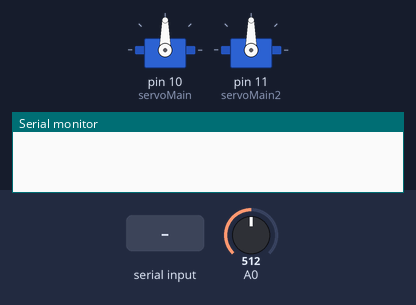
Recording of a sketch running on a simulated Arduino Uno, built with avr-gcc and run on an emulated ATmega328P. Parts: 2 × servo, the last lines printed to the serial monitor. The inputs (shaded band) are chosen by the test bench; at power-on: A0 = 512.

Above: at 1.2 s.
1.3 s: "30,150\n" received over Serial
At 2.0 s:
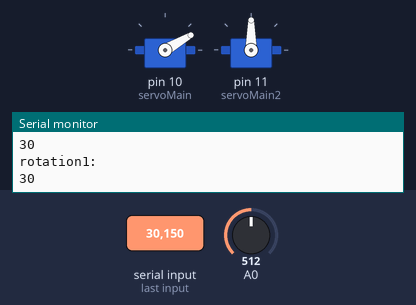
2.8 s: "5\n" received over Serial
At 4.0 s:
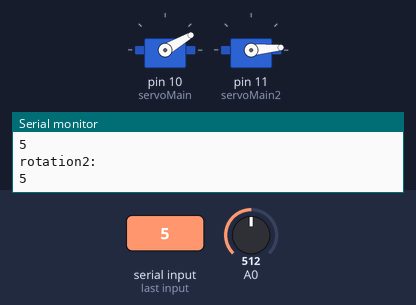
4.3 s: "90,45\n" received over Serial
At 5.5 s:
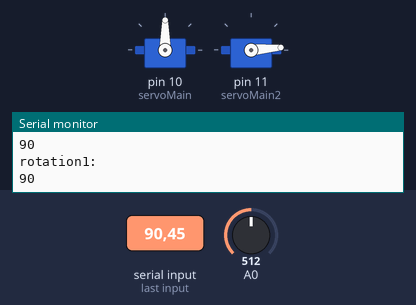
5.8 s: "200\n" received over Serial
At 6.5 s:
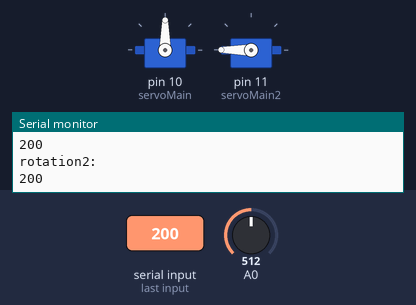
7.3 s: "1,90\n" received over Serial
At 7.7 s:
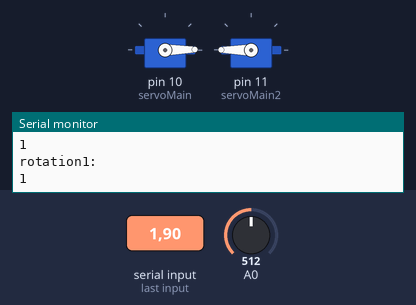
8.8 s: "1,90,45\n" received over Serial
At 9.3 s:
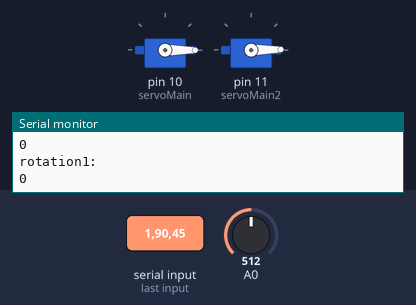
Timing chart, 0 to 11.3 s (numbered marks = the images above; inputs shaded):
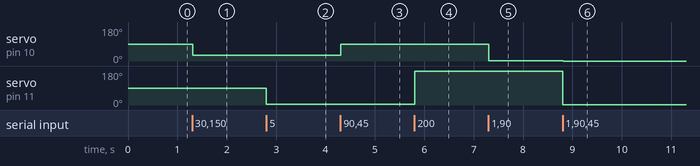

Measured:
- after the input at 1.3 s, servo on pin 10 (servoMain): 90° → 30° at once
- after the input at 2.8 s, servo on pin 11 (servoMain2): 90° → 5° at once
- after the input at 4.3 s, servo on pin 10 (servoMain): 30° → 90° at once
- after the input at 5.8 s, servo on pin 11 (servoMain2): 5° → 180° at once
- after the input at 7.3 s, servo on pin 10 (servoMain): 90° → 1° at once
- after the input at 8.8 s, servo on pin 10 (servoMain): 1° → 0° at once; servo on pin 11 (servoMain2): 180° → 1° at once

The sketch:

servo_rotating_to_val.ino
```cpp
/*
Arduino Servo Test sketch
*/
#include <Servo.h>
Servo servoMain; // Define our Servo
Servo servoMain2; // Define our Servo

int button = 7;
int buttonState = 0;
int angularSpeed = 5;
int rotation = 0;


void setup()
{
   servoMain.attach(10); // servo on digital pin 10
   servoMain2.attach(11); // servo on digital pin 10
   pinMode(button, INPUT); //read button
   Serial.begin(9600);
}

void loop()
{
   //First Motor
   char buffer[] = {' ',' ',' ',' ',' ',' ',' '}; // Receive up to 7 bytes
   while (!Serial.available()); // Wait for characters
   Serial.readBytesUntil('\n', buffer, 7);
   int incomingValue = atoi(buffer);
   Serial.println(incomingValue);

   float sensorValue = analogRead(A0);
   rotation = sensorValue/1023*180;
   Serial.println("rotation1: ");
   Serial.println(incomingValue);


   servoMain.write(incomingValue);  // Turn Servo Left to 45 degrees
   delay(10);          // Wait 1 second


   //Second Motor
   char buffer2[] = {' ',' ',' ',' ',' ',' ',' '}; // Receive up to 7 bytes
   while (!Serial.available()); // Wait for characters
   Serial.readBytesUntil('\n', buffer2, 7);
   incomingValue = atoi(buffer2);
   Serial.println(incomingValue);

   sensorValue = analogRead(A0);
   rotation = sensorValue/1023*180;
   Serial.println("rotation2: ");
   Serial.println(incomingValue);


   servoMain2.write(incomingValue);  // Turn Servo Left to 45 degrees
   delay(10);          // Wait 1 second


}
```
